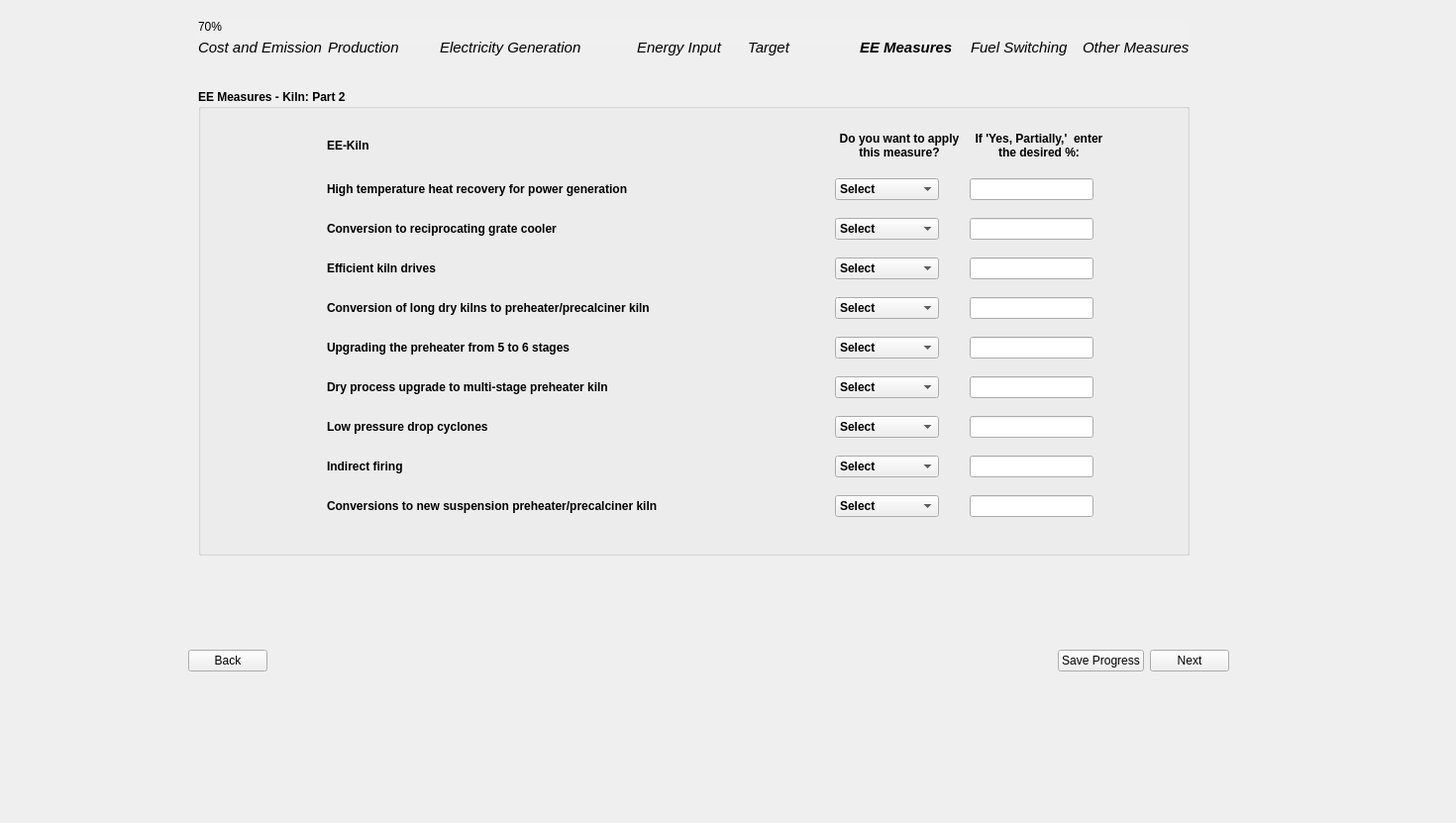
<?xml version="1.0" encoding="UTF-8"?>
<ui version="4.0">
 <class>Page8_AllMeasures_2b</class>
 <widget class="QWidget" name="Page8_AllMeasures_2b">
  <property name="geometry">
   <rect>
    <x>0</x>
    <y>0</y>
    <width>1470</width>
    <height>831</height>
   </rect>
  </property>
  <property name="sizePolicy">
   <sizepolicy hsizetype="Fixed" vsizetype="Fixed">
    <horstretch>0</horstretch>
    <verstretch>0</verstretch>
   </sizepolicy>
  </property>
  <property name="windowTitle">
   <string>Form</string>
  </property>
  <property name="styleSheet">
   <string notr="true"/>
  </property>
  <widget class="QLabel" name="cement_decor">
   <property name="geometry">
    <rect>
     <x>0</x>
     <y>0</y>
     <width>171</width>
     <height>711</height>
    </rect>
   </property>
   <property name="text">
    <string/>
   </property>
   <property name="pixmap">
    <pixmap>../prototype/images/BEST_side_abstract.png</pixmap>
   </property>
  </widget>
  <widget class="QWidget" name="layoutWidget">
   <property name="geometry">
    <rect>
     <x>190</x>
     <y>650</y>
     <width>1051</width>
     <height>35</height>
    </rect>
   </property>
   <layout class="QHBoxLayout" name="button_layout">
    <item>
     <widget class="QPushButton" name="backBtn">
      <property name="text">
       <string>Back</string>
      </property>
     </widget>
    </item>
    <item>
     <spacer name="horizontalSpacer">
      <property name="orientation">
       <enum>Qt::Horizontal</enum>
      </property>
      <property name="sizeHint" stdset="0">
       <size>
        <width>40</width>
        <height>20</height>
       </size>
      </property>
     </spacer>
    </item>
    <item>
     <widget class="QPushButton" name="saveBtn">
      <property name="text">
       <string>Save Progress</string>
      </property>
     </widget>
    </item>
    <item>
     <widget class="QPushButton" name="nextBtn">
      <property name="font">
       <font>
        <kerning>true</kerning>
       </font>
      </property>
      <property name="text">
       <string>Next</string>
      </property>
     </widget>
    </item>
   </layout>
  </widget>
  <widget class="QGroupBox" name="electricity_generation_group_1">
   <property name="geometry">
    <rect>
     <x>200</x>
     <y>90</y>
     <width>1001</width>
     <height>471</height>
    </rect>
   </property>
   <property name="font">
    <font>
     <bold>true</bold>
    </font>
   </property>
   <property name="styleSheet">
    <string notr="true">QPushButton {
    background-color: #26481f;  /* Green */
    color: white;
    border: none;
    padding: 8px 16px;
    font-size: 14px;
    border-radius: 6px;
    min-width: 90px;
    min-height: 15px;

}

QPushButton:hover {
    background-color: #45a049;
}

QPushButton:pressed {
    background-color: #3e8e41;
}

QPushButton#saveBtn {
                background-color: white;
                color: #26481f;
            }
QPushButton#saveBtn:hover {
                background-color: #45a049;
			  color: white;
            }

    QLineEdit {
        border-radius: 10px;    
        padding: 5px;           
    }

myLineEdit-&gt;setFixedSize(200, 30)</string>
   </property>
   <property name="title">
    <string>EE Measures - Kiln: Part 2</string>
   </property>
   <widget class="QWidget" name="layoutWidget_2">
    <property name="geometry">
     <rect>
      <x>130</x>
      <y>30</y>
      <width>789</width>
      <height>421</height>
     </rect>
    </property>
    <layout class="QGridLayout" name="gridLayout">
     <item row="0" column="1">
      <widget class="QLabel" name="page_8_2b_header_3">
       <property name="minimumSize">
        <size>
         <width>130</width>
         <height>30</height>
        </size>
       </property>
       <property name="maximumSize">
        <size>
         <width>130</width>
         <height>30</height>
        </size>
       </property>
       <property name="font">
        <font>
         <bold>true</bold>
        </font>
       </property>
       <property name="text">
        <string>Do you want to apply this measure?</string>
       </property>
       <property name="alignment">
        <set>Qt::AlignCenter</set>
       </property>
       <property name="wordWrap">
        <bool>true</bool>
       </property>
      </widget>
     </item>
     <item row="4" column="1">
      <widget class="QComboBox" name="page_8_2b_comboBox_4">
       <property name="sizePolicy">
        <sizepolicy hsizetype="Fixed" vsizetype="Fixed">
         <horstretch>0</horstretch>
         <verstretch>0</verstretch>
        </sizepolicy>
       </property>
       <item>
        <property name="text">
         <string>Select</string>
        </property>
       </item>
       <item>
        <property name="text">
         <string>Yes (100%)</string>
        </property>
       </item>
       <item>
        <property name="text">
         <string>No (0%)</string>
        </property>
       </item>
       <item>
        <property name="text">
         <string>Yes, Partially</string>
        </property>
       </item>
      </widget>
     </item>
     <item row="1" column="2">
      <widget class="QLineEdit" name="page_8_2b_input">
       <property name="sizePolicy">
        <sizepolicy hsizetype="Fixed" vsizetype="Fixed">
         <horstretch>0</horstretch>
         <verstretch>0</verstretch>
        </sizepolicy>
       </property>
       <property name="text">
        <string/>
       </property>
      </widget>
     </item>
     <item row="2" column="2">
      <widget class="QLineEdit" name="page_8_2b_input_2">
       <property name="sizePolicy">
        <sizepolicy hsizetype="Fixed" vsizetype="Fixed">
         <horstretch>0</horstretch>
         <verstretch>0</verstretch>
        </sizepolicy>
       </property>
       <property name="text">
        <string/>
       </property>
      </widget>
     </item>
     <item row="2" column="1">
      <widget class="QComboBox" name="page_8_2b_comboBox_2">
       <property name="sizePolicy">
        <sizepolicy hsizetype="Fixed" vsizetype="Fixed">
         <horstretch>0</horstretch>
         <verstretch>0</verstretch>
        </sizepolicy>
       </property>
       <item>
        <property name="text">
         <string>Select</string>
        </property>
       </item>
       <item>
        <property name="text">
         <string>Yes (100%)</string>
        </property>
       </item>
       <item>
        <property name="text">
         <string>No (0%)</string>
        </property>
       </item>
       <item>
        <property name="text">
         <string>Yes, Partially</string>
        </property>
       </item>
      </widget>
     </item>
     <item row="4" column="0">
      <widget class="QLabel" name="page_8_2b_label_4">
       <property name="text">
        <string>Conversion of long dry kilns to preheater/precalciner kiln</string>
       </property>
      </widget>
     </item>
     <item row="9" column="1">
      <widget class="QComboBox" name="page_8_2b_comboBox_9">
       <property name="sizePolicy">
        <sizepolicy hsizetype="Fixed" vsizetype="Fixed">
         <horstretch>0</horstretch>
         <verstretch>0</verstretch>
        </sizepolicy>
       </property>
       <item>
        <property name="text">
         <string>Select</string>
        </property>
       </item>
       <item>
        <property name="text">
         <string>Yes (100%)</string>
        </property>
       </item>
       <item>
        <property name="text">
         <string>No (0%)</string>
        </property>
       </item>
       <item>
        <property name="text">
         <string>Yes, Partially</string>
        </property>
       </item>
      </widget>
     </item>
     <item row="5" column="2">
      <widget class="QLineEdit" name="page_8_2b_input_5">
       <property name="sizePolicy">
        <sizepolicy hsizetype="Fixed" vsizetype="Fixed">
         <horstretch>0</horstretch>
         <verstretch>0</verstretch>
        </sizepolicy>
       </property>
       <property name="text">
        <string/>
       </property>
      </widget>
     </item>
     <item row="6" column="1">
      <widget class="QComboBox" name="page_8_2b_comboBox_6">
       <property name="sizePolicy">
        <sizepolicy hsizetype="Fixed" vsizetype="Fixed">
         <horstretch>0</horstretch>
         <verstretch>0</verstretch>
        </sizepolicy>
       </property>
       <item>
        <property name="text">
         <string>Select</string>
        </property>
       </item>
       <item>
        <property name="text">
         <string>Yes (100%)</string>
        </property>
       </item>
       <item>
        <property name="text">
         <string>No (0%)</string>
        </property>
       </item>
       <item>
        <property name="text">
         <string>Yes, Partially</string>
        </property>
       </item>
      </widget>
     </item>
     <item row="9" column="0">
      <widget class="QLabel" name="page_8_2b_label_9">
       <property name="text">
        <string>Conversions to new suspension preheater/precalciner kiln</string>
       </property>
      </widget>
     </item>
     <item row="7" column="0">
      <widget class="QLabel" name="page_8_2b_label_7">
       <property name="text">
        <string>Low pressure drop cyclones</string>
       </property>
      </widget>
     </item>
     <item row="1" column="0">
      <widget class="QLabel" name="page_8_2b_label">
       <property name="text">
        <string>High temperature heat recovery for power generation</string>
       </property>
      </widget>
     </item>
     <item row="3" column="2">
      <widget class="QLineEdit" name="page_8_2b_input_3">
       <property name="sizePolicy">
        <sizepolicy hsizetype="Fixed" vsizetype="Fixed">
         <horstretch>0</horstretch>
         <verstretch>0</verstretch>
        </sizepolicy>
       </property>
       <property name="text">
        <string/>
       </property>
      </widget>
     </item>
     <item row="5" column="0">
      <widget class="QLabel" name="page_8_2b_label_5">
       <property name="text">
        <string>Upgrading the preheater from 5 to 6 stages</string>
       </property>
      </widget>
     </item>
     <item row="3" column="0">
      <widget class="QLabel" name="page_8_2b_label_3">
       <property name="text">
        <string>Efficient kiln drives</string>
       </property>
      </widget>
     </item>
     <item row="0" column="0">
      <widget class="QLabel" name="page_8_2b_ee_kiln">
       <property name="minimumSize">
        <size>
         <width>0</width>
         <height>30</height>
        </size>
       </property>
       <property name="maximumSize">
        <size>
         <width>16777215</width>
         <height>30</height>
        </size>
       </property>
       <property name="font">
        <font>
         <bold>true</bold>
        </font>
       </property>
       <property name="text">
        <string>EE-Kiln</string>
       </property>
      </widget>
     </item>
     <item row="6" column="2">
      <widget class="QLineEdit" name="page_8_2b_input_6">
       <property name="sizePolicy">
        <sizepolicy hsizetype="Fixed" vsizetype="Fixed">
         <horstretch>0</horstretch>
         <verstretch>0</verstretch>
        </sizepolicy>
       </property>
       <property name="text">
        <string/>
       </property>
      </widget>
     </item>
     <item row="5" column="1">
      <widget class="QComboBox" name="page_8_2b_comboBox_5">
       <property name="sizePolicy">
        <sizepolicy hsizetype="Fixed" vsizetype="Fixed">
         <horstretch>0</horstretch>
         <verstretch>0</verstretch>
        </sizepolicy>
       </property>
       <item>
        <property name="text">
         <string>Select</string>
        </property>
       </item>
       <item>
        <property name="text">
         <string>Yes (100%)</string>
        </property>
       </item>
       <item>
        <property name="text">
         <string>No (0%)</string>
        </property>
       </item>
       <item>
        <property name="text">
         <string>Yes, Partially</string>
        </property>
       </item>
      </widget>
     </item>
     <item row="4" column="2">
      <widget class="QLineEdit" name="page_8_2b_input_4">
       <property name="sizePolicy">
        <sizepolicy hsizetype="Fixed" vsizetype="Fixed">
         <horstretch>0</horstretch>
         <verstretch>0</verstretch>
        </sizepolicy>
       </property>
       <property name="text">
        <string/>
       </property>
      </widget>
     </item>
     <item row="6" column="0">
      <widget class="QLabel" name="page_8_2b_label_6">
       <property name="text">
        <string>Dry process upgrade to multi-stage preheater kiln </string>
       </property>
      </widget>
     </item>
     <item row="9" column="2">
      <widget class="QLineEdit" name="page_8_2b_input_9">
       <property name="sizePolicy">
        <sizepolicy hsizetype="Fixed" vsizetype="Fixed">
         <horstretch>0</horstretch>
         <verstretch>0</verstretch>
        </sizepolicy>
       </property>
       <property name="text">
        <string/>
       </property>
      </widget>
     </item>
     <item row="8" column="2">
      <widget class="QLineEdit" name="page_8_2b_input_8">
       <property name="sizePolicy">
        <sizepolicy hsizetype="Fixed" vsizetype="Fixed">
         <horstretch>0</horstretch>
         <verstretch>0</verstretch>
        </sizepolicy>
       </property>
       <property name="text">
        <string/>
       </property>
      </widget>
     </item>
     <item row="7" column="2">
      <widget class="QLineEdit" name="page_8_2b_input_7">
       <property name="sizePolicy">
        <sizepolicy hsizetype="Fixed" vsizetype="Fixed">
         <horstretch>0</horstretch>
         <verstretch>0</verstretch>
        </sizepolicy>
       </property>
       <property name="text">
        <string/>
       </property>
      </widget>
     </item>
     <item row="7" column="1">
      <widget class="QComboBox" name="page_8_2b_comboBox_7">
       <property name="sizePolicy">
        <sizepolicy hsizetype="Fixed" vsizetype="Fixed">
         <horstretch>0</horstretch>
         <verstretch>0</verstretch>
        </sizepolicy>
       </property>
       <item>
        <property name="text">
         <string>Select</string>
        </property>
       </item>
       <item>
        <property name="text">
         <string>Yes (100%)</string>
        </property>
       </item>
       <item>
        <property name="text">
         <string>No (0%)</string>
        </property>
       </item>
       <item>
        <property name="text">
         <string>Yes, Partially</string>
        </property>
       </item>
      </widget>
     </item>
     <item row="2" column="0">
      <widget class="QLabel" name="page_8_2b_label_2">
       <property name="text">
        <string>Conversion to reciprocating grate cooler</string>
       </property>
      </widget>
     </item>
     <item row="8" column="1">
      <widget class="QComboBox" name="page_8_2b_comboBox_8">
       <property name="sizePolicy">
        <sizepolicy hsizetype="Fixed" vsizetype="Fixed">
         <horstretch>0</horstretch>
         <verstretch>0</verstretch>
        </sizepolicy>
       </property>
       <item>
        <property name="text">
         <string>Select</string>
        </property>
       </item>
       <item>
        <property name="text">
         <string>Yes (100%)</string>
        </property>
       </item>
       <item>
        <property name="text">
         <string>No (0%)</string>
        </property>
       </item>
       <item>
        <property name="text">
         <string>Yes, Partially</string>
        </property>
       </item>
      </widget>
     </item>
     <item row="8" column="0">
      <widget class="QLabel" name="page_8_2b_label_8">
       <property name="text">
        <string>Indirect firing</string>
       </property>
      </widget>
     </item>
     <item row="0" column="2">
      <widget class="QLabel" name="page_8_2b_blank">
       <property name="minimumSize">
        <size>
         <width>140</width>
         <height>30</height>
        </size>
       </property>
       <property name="maximumSize">
        <size>
         <width>140</width>
         <height>30</height>
        </size>
       </property>
       <property name="font">
        <font>
         <bold>true</bold>
        </font>
       </property>
       <property name="text">
        <string>If 'Yes, Partially,'  enter the desired %:</string>
       </property>
       <property name="alignment">
        <set>Qt::AlignCenter</set>
       </property>
       <property name="wordWrap">
        <bool>true</bool>
       </property>
      </widget>
     </item>
     <item row="3" column="1">
      <widget class="QComboBox" name="page_8_2b_comboBox_3">
       <property name="sizePolicy">
        <sizepolicy hsizetype="Fixed" vsizetype="Fixed">
         <horstretch>0</horstretch>
         <verstretch>0</verstretch>
        </sizepolicy>
       </property>
       <item>
        <property name="text">
         <string>Select</string>
        </property>
       </item>
       <item>
        <property name="text">
         <string>Yes (100%)</string>
        </property>
       </item>
       <item>
        <property name="text">
         <string>No (0%)</string>
        </property>
       </item>
       <item>
        <property name="text">
         <string>Yes, Partially</string>
        </property>
       </item>
      </widget>
     </item>
     <item row="1" column="1">
      <widget class="QComboBox" name="page_8_2b_comboBox">
       <property name="sizePolicy">
        <sizepolicy hsizetype="Fixed" vsizetype="Fixed">
         <horstretch>0</horstretch>
         <verstretch>0</verstretch>
        </sizepolicy>
       </property>
       <item>
        <property name="text">
         <string>Select</string>
        </property>
       </item>
       <item>
        <property name="text">
         <string>Yes (100%)</string>
        </property>
       </item>
       <item>
        <property name="text">
         <string>No (0%)</string>
        </property>
       </item>
       <item>
        <property name="text">
         <string>Yes, Partially</string>
        </property>
       </item>
      </widget>
     </item>
    </layout>
   </widget>
  </widget>
  <widget class="QLabel" name="side_image">
   <property name="geometry">
    <rect>
     <x>0</x>
     <y>-30</y>
     <width>171</width>
     <height>761</height>
    </rect>
   </property>
   <property name="text">
    <string/>
   </property>
   <property name="pixmap">
    <pixmap>../images/BEST_side_abstract.png</pixmap>
   </property>
  </widget>
  <widget class="QProgressBar" name="progressBar">
   <property name="geometry">
    <rect>
     <x>200</x>
     <y>20</y>
     <width>1001</width>
     <height>23</height>
    </rect>
   </property>
   <property name="styleSheet">
    <string notr="true">QProgressBar {
    background-color: #F0F0F0;
    border: none;
	border-radius: 8px;
}
QProgressBar::chunk {
	border-radius: 8px;
    background: QLinearGradient(
        x1: 0, y1: 0, x2: 1, y2: 0,
        stop: 0 #33bef0,   /* Light Blue */
        stop: 1 #77d695    /* Light Green */
    );
}</string>
   </property>
   <property name="value">
    <number>70</number>
   </property>
  </widget>
  <widget class="QWidget" name="layoutWidget_3">
   <property name="geometry">
    <rect>
     <x>200</x>
     <y>40</y>
     <width>1001</width>
     <height>16</height>
    </rect>
   </property>
   <layout class="QGridLayout" name="gridLayout_12">
    <item row="0" column="0">
     <widget class="QLabel" name="label_3">
      <property name="font">
       <font>
        <pointsize>11</pointsize>
        <italic>true</italic>
        <bold>false</bold>
       </font>
      </property>
      <property name="text">
       <string>Cost and Emission</string>
      </property>
     </widget>
    </item>
    <item row="0" column="1">
     <widget class="QLabel" name="label_10">
      <property name="font">
       <font>
        <pointsize>11</pointsize>
        <italic>true</italic>
       </font>
      </property>
      <property name="text">
       <string>Production</string>
      </property>
     </widget>
    </item>
    <item row="0" column="2">
     <widget class="QLabel" name="label_11">
      <property name="font">
       <font>
        <pointsize>11</pointsize>
        <italic>true</italic>
       </font>
      </property>
      <property name="text">
       <string>Electricity Generation            </string>
      </property>
     </widget>
    </item>
    <item row="0" column="3">
     <widget class="QLabel" name="label_12">
      <property name="font">
       <font>
        <pointsize>11</pointsize>
        <italic>true</italic>
       </font>
      </property>
      <property name="text">
       <string>Energy Input</string>
      </property>
     </widget>
    </item>
    <item row="0" column="4">
     <widget class="QLabel" name="label_13">
      <property name="font">
       <font>
        <pointsize>11</pointsize>
        <italic>true</italic>
        <bold>false</bold>
       </font>
      </property>
      <property name="text">
       <string>Target</string>
      </property>
     </widget>
    </item>
    <item row="0" column="5">
     <widget class="QLabel" name="label_14">
      <property name="font">
       <font>
        <pointsize>11</pointsize>
        <italic>true</italic>
        <bold>true</bold>
       </font>
      </property>
      <property name="text">
       <string>EE Measures</string>
      </property>
     </widget>
    </item>
    <item row="0" column="6">
     <widget class="QLabel" name="label_15">
      <property name="font">
       <font>
        <pointsize>11</pointsize>
        <italic>true</italic>
       </font>
      </property>
      <property name="text">
       <string>Fuel Switching</string>
      </property>
     </widget>
    </item>
    <item row="0" column="7">
     <widget class="QLabel" name="label_16">
      <property name="font">
       <font>
        <pointsize>11</pointsize>
        <italic>true</italic>
       </font>
      </property>
      <property name="text">
       <string>Other Measures</string>
      </property>
     </widget>
    </item>
   </layout>
  </widget>
 </widget>
 <tabstops>
  <tabstop>page_8_2b_input</tabstop>
  <tabstop>page_8_2b_input_2</tabstop>
  <tabstop>page_8_2b_input_3</tabstop>
  <tabstop>page_8_2b_input_4</tabstop>
  <tabstop>page_8_2b_input_5</tabstop>
  <tabstop>page_8_2b_input_6</tabstop>
  <tabstop>page_8_2b_input_7</tabstop>
  <tabstop>page_8_2b_input_8</tabstop>
  <tabstop>page_8_2b_input_9</tabstop>
  <tabstop>backBtn</tabstop>
  <tabstop>saveBtn</tabstop>
  <tabstop>nextBtn</tabstop>
  <tabstop>page_8_2b_comboBox</tabstop>
  <tabstop>page_8_2b_comboBox_2</tabstop>
  <tabstop>page_8_2b_comboBox_3</tabstop>
  <tabstop>page_8_2b_comboBox_4</tabstop>
  <tabstop>page_8_2b_comboBox_5</tabstop>
  <tabstop>page_8_2b_comboBox_6</tabstop>
  <tabstop>page_8_2b_comboBox_7</tabstop>
  <tabstop>page_8_2b_comboBox_8</tabstop>
  <tabstop>page_8_2b_comboBox_9</tabstop>
 </tabstops>
 <resources/>
 <connections/>
</ui>
